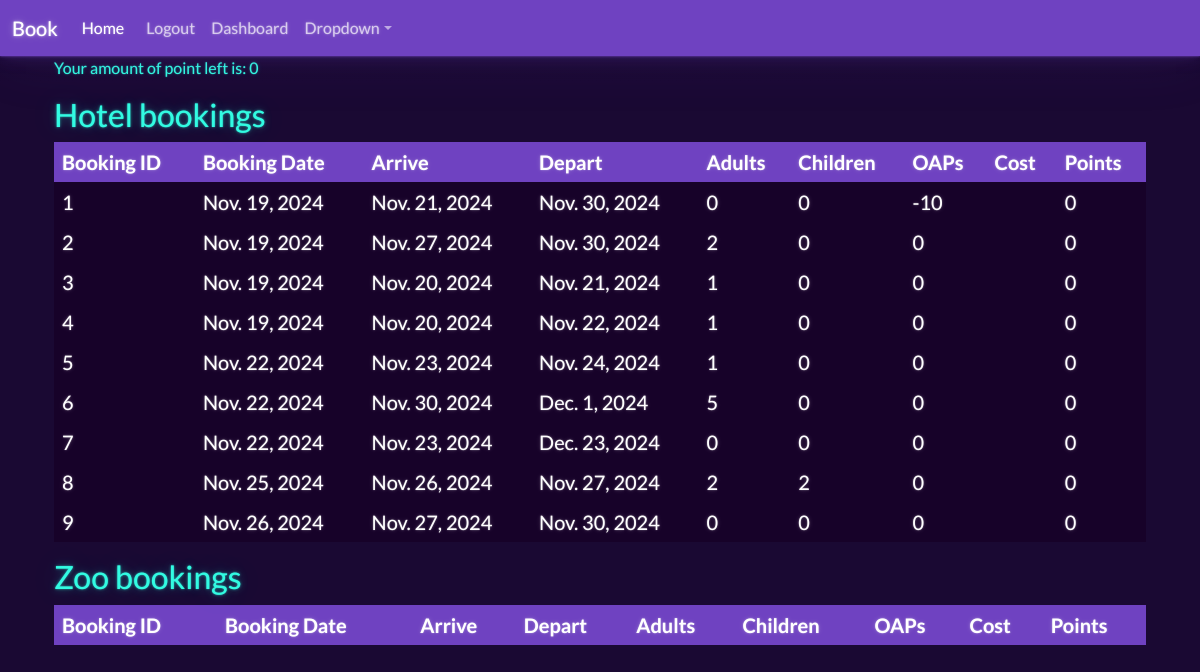
/dashboard (signed in), run on an earlier commit of the app's database.
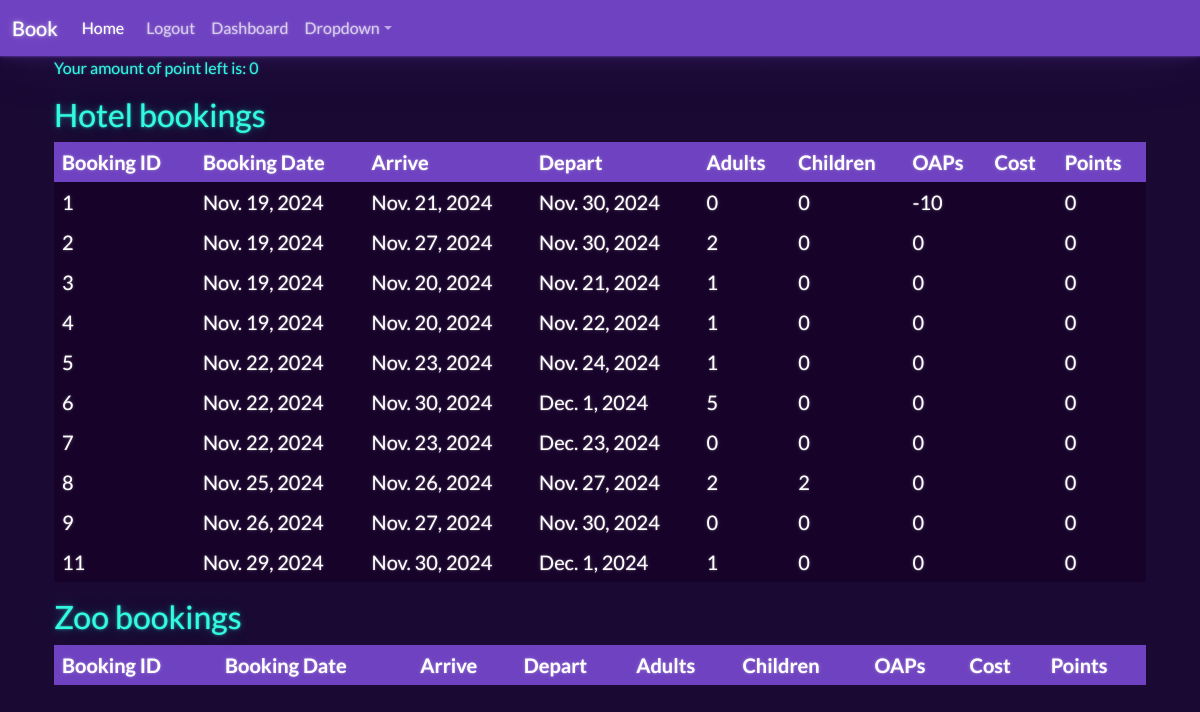
And on a later commit of the database.
### website/models.py (models this page shows)
class zoo_user(AbstractUser):
    points = models.IntegerField(default=0)
    address = models.CharField(max_length=200, blank=True)
    phone = models.CharField(max_length=14, blank=True)
    city = models.CharField(max_length=50, blank=True)

class HotelBooking(models.Model):
    booking_id = models.AutoField(primary_key=True, editable=False)
    hotel_user_id = models.ForeignKey(zoo_user, on_delete=models.CASCADE)
    hotel_booking_date = models.DateField(auto_now_add=True)
    hotel_booking_date_arrive = models.DateField()
    hotel_booking_date_leave = models.DateField()
    hotel_booking_adults = models.IntegerField(default=0)
    hotel_booking_children = models.IntegerField(default=0)
    hotel_booking_oap = models.IntegerField(default=0)
    hotel_total_cost = models.FloatField(default=0)
    hotel_points = models.IntegerField(default=0)

### website/views.py (the view)
# urls.py: path('dashboard', views.dashboard, name="dashboard"),
@login_required(login_url='my-login')
def dashboard(request):
    my_hotel_bookings = HotelBooking.objects.filter(hotel_user_id = request.user.id)
    my_zoo_bookings = ZooBooking.objects.filter(zoo_user_id = request.user.id)
    context = {'hotel_records': my_hotel_bookings,
               'zoo_records': my_zoo_bookings,}
    return render(request, 'website/dashboard.html', context=context)

### website/templates/website/dashboard.html (shortened to what this page needs)
{% extends 'website/base.html' %}
{% block content %}
<div class="container">
    <p>Your amount of point left is: {{user.points}} <p>
</div>
<div class="container">
    <h2> Hotel bookings <h2>
        <table class="table table-dark table-hover table-bordered fs-5">
            <thead class="table-primary">
                <tr>
                    <th scope="col"> Booking ID </th>
                    <th scope="col"> Booking Date </th>
                    <th scope="col"> Arrive </th>
                    <th scope="col"> Depart </th>
                    <th scope="col"> Adults </th>
                    <th scope="col"> Children </th>
                    <th scope="col"> OAPs </th>
                    <th scope="col"> Cost </th>
                    <th scope="col"> Points </th>
                </tr>
            </thead>
            <tbody>
            {% if hotel_records %}
                {% for record in hotel_records %}
                <tr>
                    <td> {{record.booking_id}} </td>
                    <td> {{record.hotel_booking_date}} </td>
                    <td> {{record.hotel_booking_date_arrive}} </td>
                    <td> {{record.hotel_booking_date_leave}} </td>
                    <td> {{record.hotel_booking_adults}} </td>
                    <td> {{record.hotel_booking_children}} </td>
                    <td> {{record.hotel_booking_oap}} </td>
                    <td> {{record.hotel_booking_cost}} </td>
                    <td> {{record.hotel_points}} </td>
                </tr>
                {% endfor %}
            {% endif %}
            </tbody>
        </table>
</div>
<div class="container">
    <h2> Zoo bookings <h2>
        <table class="table table-hover table-bordered fs-5">
            <thead class="table-primary">
                <tr>
                    <th scope="col"> Booking ID </th>
                    <th scope="col"> Booking Date </th>
                    <th scope="col"> Arrive </th>
                    <th scope="col"> Depart </th>
                    <th scope="col"> Adults </th>
                    <th scope="col"> Children </th>
                    <th scope="col"> OAPs </th>
                    <th scope="col"> Cost </th>
                    <th scope="col"> Points </th>
                </tr>
            </thead>
        </table>
</div>
{% endblock %}

### website/templates/website/base.html (shortened to what this page needs)
{% load static %}
<!DOCTYPE html>
<html lang="en">
<head>
    <link rel="stylesheet" href="https://bootswatch.com/5/darkly/bootstrap.min.css">
    <link rel="stylesheet" href="{% static 'css/styles.css' %}">
    <link rel="stylesheet" href="{% static 'css/navbar.css' %}">
</head>
<body>
    {% include 'website/navbar.html' %}
    <div class="container">
        {% block content %}
        {% endblock %}
    </div>
</body>
</html>

### website/templates/website/navbar.html (shortened to what this page needs)
{% block content %}
<nav class="navbar navbar-expand-lg bg-primary" data-bs-theme="dark">
    <div class="container-fluid">
      <a class="navbar-brand" href="hotel">Book</a>
      <div class="navbar-collapse collapse" id="navbarColor01" style="">
        <ul class="navbar-nav me-auto">
          <li class="nav-item">
            <a class="nav-link active" href="{% url 'Home' %}">Home &nbsp;
            </a>
          </li>
          {% if user.is_authenticated %}
          <li class="nav-item">
            <a class="nav-link" href="{% url 'logout' %}">Logout</a>
          </li>
          <li class="nav-item">
            <a class="nav-link" href="{% url 'dashboard' %}">Dashboard</a>
          </li>
          {% endif %}
          <li class="nav-item dropdown">
            <a class="nav-link dropdown-toggle" data-bs-toggle="dropdown" href="#" role="button" aria-haspopup="true" aria-expanded="false">Dropdown</a>
          </li>
        </ul>
      </div>
    </div>
  </nav>
{% endblock %}

### static/css/styles.css (style rules this page uses)
body, html { height: 1200px; }

What changed in the data, as far as the page shows it:
added HotelBooking: booking_id "11", hotel_booking_date "Nov. 29, 2024", hotel_booking_date_arrive "Nov. 30, 2024", hotel_booking_date_leave "Dec. 1, 2024", hotel_booking_adults "1", hotel_booking_children "0", hotel_booking_oap "0", hotel_points "0"
